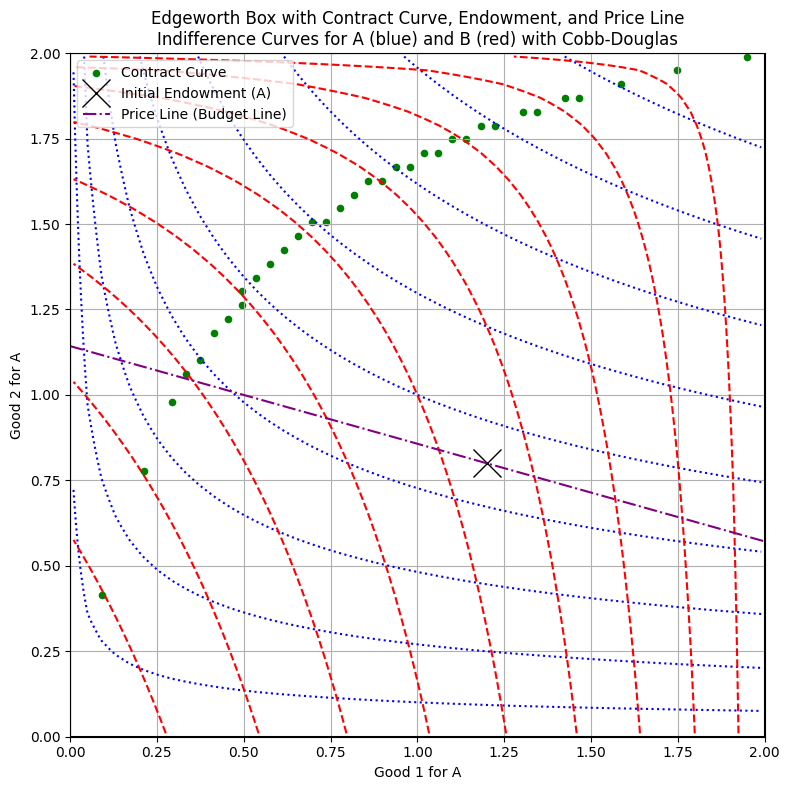

Source code (Python):
import matplotlib.pyplot as plt
import numpy as np

#%%
# Set up the Edgeworth box
total_endowment = np.array([2, 2])  # Each good's total supply

# Create a grid for allocations
x = np.linspace(0.01, 1.99, 50)
y = np.linspace(0.01, 1.99, 50)
X, Y = np.meshgrid(x, y)

# Cobb-Douglas utility functions (A: α=0.3, B: α=0.7)
U_A = (X)**0.3 * (Y)**0.7
U_B = (total_endowment[0] - X)**0.7 * (total_endowment[1] - Y)**0.3


# Compute marginal rates of substitution for both A and B
# MRS_A = (dU/dx1) / (dU/dx2) = (0.3/x1) / (0.7/x2) = (0.3/0.7) * (x2/x1)
# MRS_B = (0.7/x1') / (0.3/x2') = (0.7/0.3) * (x2'/x1') where x1' = 2 - x1, x2' = 2 - x2

MRS_A = (0.3 / 0.7) * (Y / X)
MRS_B = (0.7 / 0.3) * ((total_endowment[1] - Y) / (total_endowment[0] - X))

# Find where MRS_A ≈ MRS_B (contract curve)
diff = np.abs(MRS_A - MRS_B)
contract_curve_mask = diff < 0.05

# Set an initial endowment point (example: A starts with (1.2, 0.8))
endowment_A = np.array([1.2, 0.8])
endowment_B = total_endowment - endowment_A

# Compute MRS at endowment for both consumers
MRS_A_e = (0.3 / 0.7) * (endowment_A[1] / endowment_A[0])
MRS_B_e = (0.7 / 0.3) * (endowment_B[1] / endowment_B[0])

# We'll use A's MRS at endowment as the price ratio: p1/p2 = MRS_A_e
price_slope = -MRS_A_e

# Create budget line passing through A's endowment with slope = -price ratio
x_vals = np.linspace(0, 2, 100)
budget_line = endowment_A[1] + price_slope * (x_vals - endowment_A[0])

# Re-plot Edgeworth box with contract curve and budget line
fig, ax = plt.subplots(figsize=(8, 8))
ax.contour(X, Y, U_A, colors='blue', linestyles='dotted', levels=10)
ax.contour(X, Y, U_B, colors='red', linestyles='dashed', levels=10)
ax.plot([0, 2, 2, 0, 0], [0, 0, 2, 2, 0], 'k-')

# Contract curve
ax.scatter(X[contract_curve_mask], Y[contract_curve_mask], color='green', s=20, label='Contract Curve')

# Endowment point
ax.plot(endowment_A[0], endowment_A[1], 'ko', label='Initial Endowment (A)', markersize=20, marker="x")

# Budget line
ax.plot(x_vals, budget_line, 'purple', label='Price Line (Budget Line)', linestyle='-.')

# Labels
ax.set_title('Edgeworth Box with Contract Curve, Endowment, and Price Line\nIndifference Curves for A (blue) and B (red) with Cobb-Douglas')
ax.set_xlabel("Good 1 for A")
ax.set_ylabel("Good 2 for A")
ax.set_xlim(0, 2)
ax.set_ylim(0, 2)
ax.grid(True)
ax.legend()

plt.tight_layout()
plt.show()



#%%
# Define a simple production possibility frontier (PPF)
# Let's assume y = 2 - x^2 (nonlinear decreasing)
x_prod = np.linspace(0, np.sqrt(2), 100)
y_prod = 2 - x_prod**2  # PPF: good 2 as function of good 1

# Indifference curve for Robinson Crusoe (Cobb-Douglas α = 0.5)
# u = x^0.5 * y^0.5 → y = u^2 / x
u_level = 1  # chosen utility level
x_util = np.linspace(0.1, np.sqrt(2), 100)
y_util = (u_level**2) / x_util

# Plot
plt.figure(figsize=(8, 6))
plt.plot(x_prod, y_prod, label='Production Possibility Frontier (PPF)', color='green')
plt.plot(x_util, y_util, label='Indifference Curve (Utility = 1)', color='blue', linestyle='--')

# Equilibrium point where utility curve is tangent to PPF
# For Cobb-Douglas, optimal occurs when MRS = MRT
x_eq = 1
y_eq = 1  # Since x * y = 1 → y = 1 when x = 1
plt.plot(x_eq, y_eq, 'ro', label='Equilibrium (Production = Consumption)')

# Labels
plt.title("Robinson Crusoe Economy: Production & Consumption Equilibrium")
plt.xlabel("Good 1")
plt.ylabel("Good 2")
plt.legend()
plt.grid(True)
plt.xlim(0, 1.6)
plt.ylim(0, 2.2)
plt.tight_layout()
plt.show()
